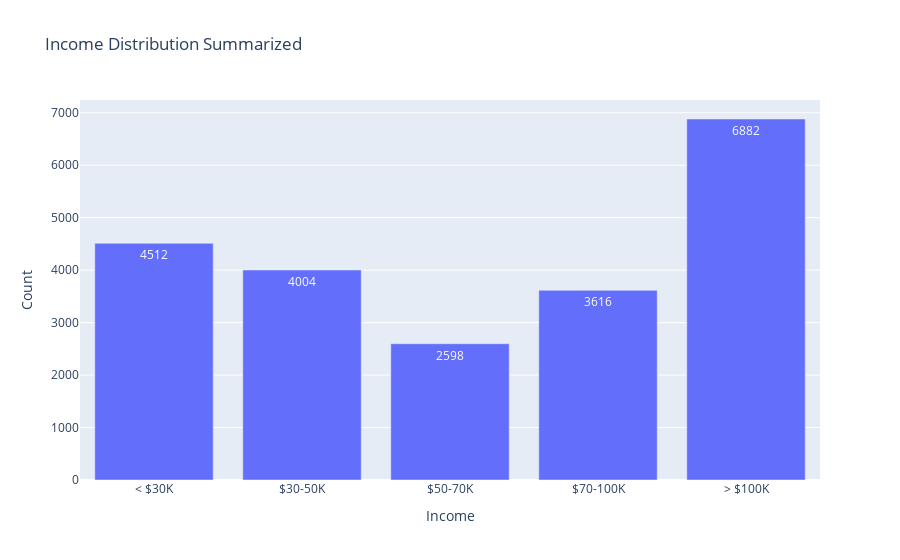

The code cell stored with this chart in its notebook:
### Code cell
df_income = sqldf(
    """
    SELECT INCOME
    FROM df_combined
    Where INCOME NOT IN (
        "Refused",
        "Don't know/Refused/Web blank",
        "$50,000 to less than $75,000"
    )
    """
)
df_income_summarized = df_income.replace({
    'Less than $10,000':'< $30K',
    '$10,000 to less than $20,000':'< $30K',
    '$20,000 to less than $30,000':'< $30K',
    'Less than $30,000':'< $30K',
    '$30,000 to less than $40,000':'$30-50K',
    '$40,000 to less than $50,000':'$30-50K',
    '$50,000 to less than $60,000':'$50-70K',
    '$60,000 to less than $70,000':'$50-70K',
    '$70,000 to less than $80,000':'$70-100K',
    '$70,000 to less than $90,000':'$70-100K',
    '$75,000 to less than $100,000':'$70-100K',
    '$80,000 to less than $90,000':'$70-100K',
    '$90,000 to less than $100,000':'$70-100K',
    '$100,000 or more':'> $100K',
    '$100,000 to less than $150,000':'> $100K',
    '$150,000 or more':'> $100K'
})

income_counts = df_income_summarized['INCOME'].value_counts().reset_index()
income_counts.columns = ['Income', 'Count']

fig = px.bar(
    income_counts, 
    x='Income', 
    y='Count', 
    text='Count',
    title="Income Distribution Summarized",
    category_orders={'Income':[
        '< $30K',
        '$30-50K',
        '$50-70K',
        '$70-100K',
        '> $100K',
    ]}
)
fig.show()

### Figure 1 — Plotly figure (JSON) as saved in the notebook; plotly's stock layout.template omitted (floating-point values rounded to 4 significant figures)
{"data": [{"alignmentgroup": "True", "hovertemplate": "Income=%{x}<br>Count=%{text}<extra></extra>", "legendgroup": "", "marker": {"color": "#636efa", "pattern": {"shape": ""}}, "name": "", "offsetgroup": "", "orientation": "v", "showlegend": false, "text": [6882, 4512, 4004, 3616, 2598], "textposition": "auto", "type": "bar", "x": ["> $100K", "< $30K", "$30-50K", "$70-100K", "$50-70K"], "xaxis": "x", "y": [6882, 4512, 4004, 3616, 2598], "yaxis": "y"}], "layout": {"barmode": "relative", "legend": {"tracegroupgap": 0}, "title": {"text": "Income Distribution Summarized"}, "xaxis": {"anchor": "y", "categoryarray": ["< $30K", "$30-50K", "$50-70K", "$70-100K", "> $100K"], "categoryorder": "array", "domain": [0, 1], "title": {"text": "Income"}}, "yaxis": {"anchor": "x", "domain": [0, 1], "title": {"text": "Count"}}}}
